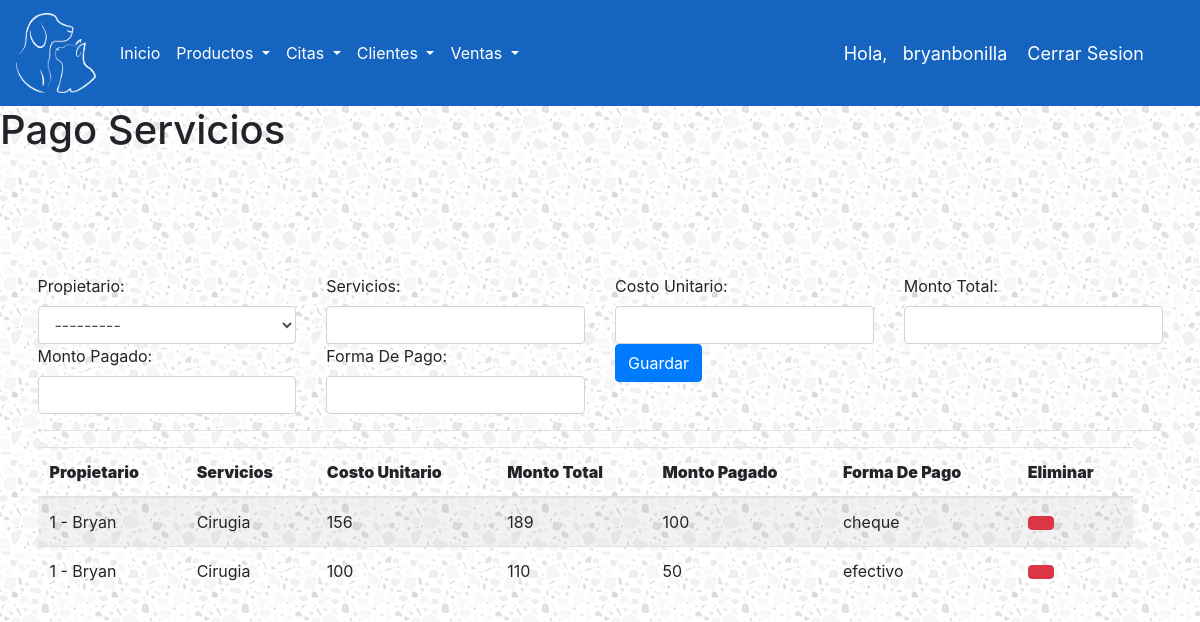
Page /pagos/ (signed in) on the committed database.
### ControlDeVeterinaria/models.py (models this page shows, shortened)
class Account(AbstractBaseUser):
    ROLES = (
        ('ADMIN','ADMIN'),
        ('EMPLEADO','EMPLEADO'),
    )
    rol = models.CharField(max_length=30, choices=ROLES)
    username = models.CharField(max_length=50, unique=True)
    password = models.CharField(max_length=50)
    is_admin = models.BooleanField(default=False)
    is_staff = models.BooleanField(default=False)
    is_superuser = models.BooleanField(default=False)
    USERNAME_FIELD = 'username'
    REQUIRED_FIELDS = ['rol','password']
    objects = MyAccountManager()
    def __str__(self):
        return self.username

class PagoServicio(models.Model):
    propietario = models.ForeignKey(Propietario, on_delete=models.SET_NULL, null=True)
    servicios = models.CharField(max_length=30)
    costoUnitario = models.IntegerField()
    montoTotal = models.IntegerField()
    montoPagado = models.IntegerField()
    formaPago = models.CharField(max_length=20)

class Propietario(models.Model):
    nombrePropietario = models.CharField(max_length=30)
    telefonoMovil = models.CharField(max_length=10)
    telefonoCasa = models.CharField(max_length=10)
    correoElectronico = models.CharField(max_length=50)
    def __str__(self):
        return '%s - %s' % (self.id, self.nombrePropietario)

### ControlDeVeterinaria/views.py (the view)
# urls.py: path('pagos/', pagoServicio, name="pago-servicio"),
@login_required(login_url='login')
def pagoServicio(request):
    form = PagoServicioForm(request.POST)
    listaPagos = PagoServicio.objects.all()
    if form.is_valid():
        form.save()
    context ={
        'listaPagos':listaPagos,
        'form':form,
    }
    return render(request, 'ControlDeVeterinaria/pagos.html', context)

### ControlDeVeterinaria/forms.py
class PagoServicioForm(forms.ModelForm):
    class Meta:
        model = PagoServicio
        fields = ['propietario', 'servicios', 'costoUnitario', 'montoTotal','montoPagado','formaPago']
    def __init__(self, *args, **kwargs):
        super(PagoServicioForm, self).__init__(*args, **kwargs)
        self.fields['propietario'].widget.attrs['class'] = 'form-control'
        self.fields['servicios'].widget.attrs['class'] = 'form-control'
        self.fields['costoUnitario'].widget.attrs['class'] = 'form-control'
        self.fields['montoTotal'].widget.attrs['class'] = 'form-control'
        self.fields['formaPago'].widget.attrs['class'] = 'form-control'
        self.fields['montoPagado'].widget.attrs['class'] = 'form-control'

### ControlDeVeterinaria/templates/ControlDeVeterinaria/pagos.html (shortened to what this page needs)
{% extends 'ControlDeVeterinaria/base.html' %}
{% load static %}
{% block content %}
<h1> Pago Servicios </h1>
<br>
<form action="" method="post" class="form-horizontal" enctype="multipart/form-data">{% csrf_token %}
	<div class="row">
		<div class="col-sm-3">
			<label>Propietario: </label>
			{{ form.propietario }}
		</div>
		<div class="col-sm-3">
			<label>Servicios: </label>
			{{ form.servicios }}
		</div>
		<div class="col-sm-3">
			<label>Costo Unitario: </label>
			{{ form.costoUnitario }}
		</div>
        <div class="col-sm-3">
			<label>Monto Total: </label>
			{{ form.montoTotal }}
		</div>
		<div class="col-sm-3">
			<label>Monto Pagado: </label>
			{{ form.montoPagado }}
		</div>
		<div class="col-sm-3">
			<label>Forma De Pago: </label>
			{{ form.formaPago }}
		</div>
		<div class="col-sm-3">
			<button class="btn btn-primary" type="submit"> Guardar </button>
		</div>
	</div>
	<hr>
	<div class="row col-sm-12">
		<table id="dvData" class="table table-striped" >
			<thead>
				<tr>
					<th >
						<strong>Propietario</strong>
					</th>
					<th >
						<strong>Servicios</strong>
					</th>
					<th >
						<strong>Costo Unitario</strong>
					</th>
					<th >
						<strong>Monto Total</strong>
					</th>
					<th >
						<strong>Monto Pagado</strong>
					</th>
					<th >
						<strong>Forma De Pago</strong>
					</th>
					<th >
						<strong>Eliminar</strong>
					</th>
				</tr>
			</thead>
			<tbody>
				{% for datos in listaPagos %}
					<tr>
						<td >{{ datos.propietario }}</td>
						<td >{{ datos.servicios }}</td>
						<td >{{ datos.costoUnitario }}</td>
                        <td >{{ datos.montoTotal }}</td>
						<td >{{ datos.montoPagado }}</td>
						<td >{{ datos.formaPago }}</td>
						<td >
							<a href="{% url 'borrar-pago' datos.id %}" class="btn btn-default btn-danger"></a>
						</td>
					</tr>
				{% endfor %}
			</tbody>
		</table>
	</div>
</form>
{% endblock %}

### ControlDeVeterinaria/templates/ControlDeVeterinaria/base.html (shortened to what this page needs)
<!DOCTYPE html>
{% load static %}
<html>
<head>
	<link rel="stylesheet" href="https://cdn.jsdelivr.net/npm/bootstrap@4.5.3/dist/css/bootstrap.min.css">
<link rel="stylesheet" href="{% static "CDV/css/1.css" %}">
</head>
<body>
	<header>
		<nav class="navbar navbar-expand-lg">
      <a class="navbar-brand text-white" href="{% url 'index' %}" ><img src="{% static "CDV/images/Logo.png" %}" class="imglogo"></a>
      <div class="collapse navbar-collapse" id="navbarSupportedContent">
        <ul class="navbar-nav mr-auto">
          <li class="nav-item active">
            <a class="nav-link text-white" href={% url 'index' %} >Inicio <span class="sr-only">(current)</span></a>
          </li>
          <li class="nav-item dropdown">
            <a class="nav-link dropdown-toggle text-white" href="#" id="navbarDropdown" role="button" data-toggle="dropdown" aria-haspopup="true" aria-expanded="false">
              Productos
            </a>
          </li>
          <li class="nav-item dropdown">
            <a class="nav-link dropdown-toggle text-white" href="#" id="navbarDropdown" role="button" data-toggle="dropdown" aria-haspopup="true" aria-expanded="false">
              Citas
            </a>
          </li>
          <li class="nav-item dropdown">
            <a class="nav-link dropdown-toggle text-white" href="#" id="navbarDropdown" role="button" data-toggle="dropdown" aria-haspopup="true" aria-expanded="false">
              Clientes
            </a>
          </li>
          <li class="nav-item dropdown">
            <a class="nav-link dropdown-toggle text-white" href="#" id="navbarDropdown" role="button" data-toggle="dropdown" aria-haspopup="true" aria-expanded="false">
              Ventas
            </a>
          </li>
        </ul>
      </div>
      <span class = "hello-msg">Hola, &nbsp {{request.user}} </span>
      <span class = "hello-msg"><a href="{% url 'logout' %}">Cerrar Sesion</a></span>
    </nav>
	</header>
{% block content %}
{% endblock %}
</body>
</html>

### static/CDV/css/1.css (style rules this page uses)
html { font-family: 'Montserrat', sans-serif; }
form { padding: 37.5px; margin: 50px 0; }
nav { background-color: #1565c0 !important; color: white; }
.imglogo { width: 80px; height: 80px; }

### rows in the picture
Account: user "bryanbonilla"
PagoServicio: propietario "1 - Bryan", servicios "Cirugia", costoUnitario "156", montoTotal "189", montoPagado "100", formaPago "cheque"
PagoServicio: propietario "1 - Bryan", servicios "Cirugia", costoUnitario "100", montoTotal "110", montoPagado "50", formaPago "efectivo"
